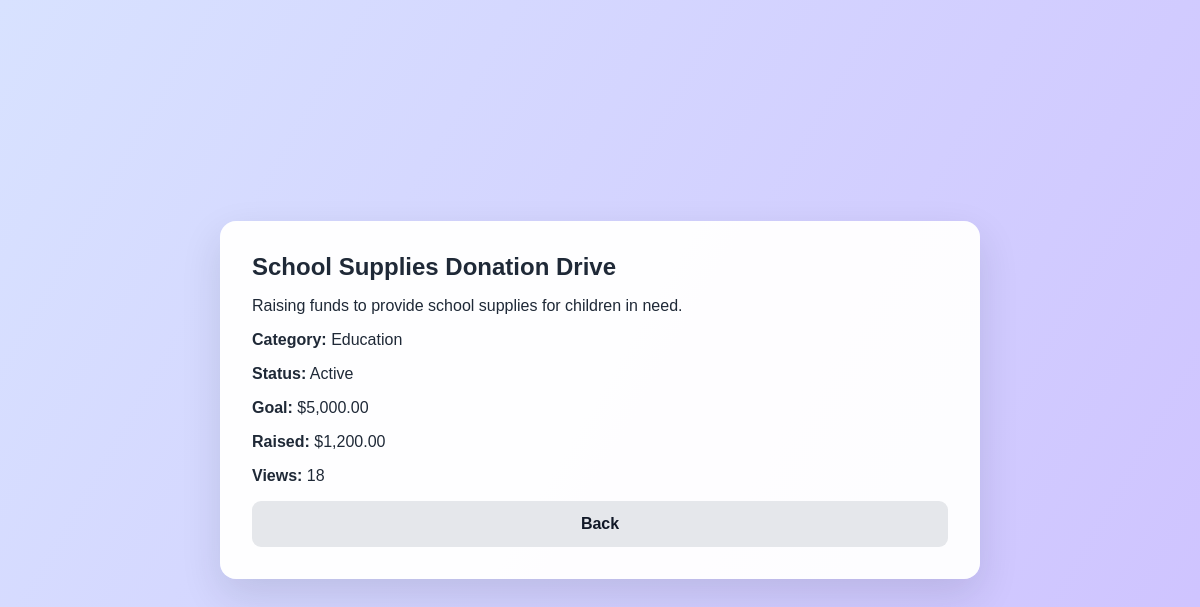
The page /index.php?page=view_fra_details&fraId=1 (signed in) on the database its author committed.
### tables this page shows
CREATE TABLE fundraising_activities (
    fra_id INT AUTO_INCREMENT PRIMARY KEY,
    fundraiser_id INT NOT NULL,
    title VARCHAR(150) NOT NULL,
    description TEXT NOT NULL,
    goal_amount DECIMAL(10,2) NOT NULL,
    current_amount DECIMAL(10,2) DEFAULT 0.00,
    category VARCHAR(100) NOT NULL,
    status ENUM('Active', 'Disabled', 'Completed') DEFAULT 'Active',
    start_date DATE,
    end_date DATE,
    view_count INT DEFAULT 0,
    shortlist_count INT DEFAULT 0,
    created_at DATETIME DEFAULT CURRENT_TIMESTAMP,
    FOREIGN KEY (fundraiser_id) REFERENCES managed_user_accounts(user_id)
);

### src/fra/entity/FundraisingActivity.php (called while the page is built, shortened)
<?php
require_once __DIR__ . '/../../shared/database/Database.php';
class FundraisingActivity
{
    private PDO $conn;
    public function __construct()
    {
        $database = new Database();
        $this->conn = $database->connect();
    }
    public function getFRA(int $fraId): ?array
    {
        $this->increaseViewCount($fraId);
        $sql = "SELECT
                    fra_id AS fraId,
                    fundraiser_id AS fundraiserId,
                    title,
                    description,
                    goal_amount AS goalAmount,
                    current_amount AS amountRaised,
                    category,
                    status,
                    start_date AS startDate,
                    end_date AS endDate,
                    view_count AS views,
                    shortlist_count AS shortlistCount
                FROM fundraising_activities
                WHERE fra_id = :fraId
                LIMIT 1";
        $stmt = $this->conn->prepare($sql);
        $stmt->bindParam(':fraId', $fraId, PDO::PARAM_INT);
        $stmt->execute();
        $fra = $stmt->fetch(PDO::FETCH_ASSOC);
        return $fra ?: null;
    }
    private function increaseViewCount(int $fraId): void
    {
        $sql = "UPDATE fundraising_activities
                SET view_count = view_count + 1
                WHERE fra_id = :fraId";
        $stmt = $this->conn->prepare($sql);
        $stmt->bindParam(':fraId', $fraId, PDO::PARAM_INT);
        $stmt->execute();
    }
}

### src/shared/database/Database.php (called while the page is built)
<?php
class Database
{
    private string $host = 'localhost';
    private string $database = 'echocare_db';
    private string $username = 'root';
    private string $password = '';
    private ?PDO $conn = null;
    public function connect(): PDO
    {
        if ($this->conn === null) {
            try {
                $this->conn = new PDO(
                    "mysql:host={$this->host};dbname={$this->database};charset=utf8mb4",
                    $this->username,
                    $this->password
                );
                $this->conn->setAttribute(PDO::ATTR_ERRMODE, PDO::ERRMODE_EXCEPTION);
                $this->conn->setAttribute(PDO::ATTR_DEFAULT_FETCH_MODE, PDO::FETCH_ASSOC);
            } catch (PDOException $e) {
                die('Database connection failed: ' . $e->getMessage());
            }
        }
        return $this->conn;
    }
}

### src/fra/controller/ViewFRADetailsController.php (called while the page is built)
<?php
require_once __DIR__ . '/../entity/FundraisingActivity.php';
class ViewFRADetailsController
{
    private FundraisingActivity $fundraisingActivity;
    public function __construct()
    {
        $this->fundraisingActivity = new FundraisingActivity();
    }
    public function getFRA(int $fraId): ?array
    {
        return $this->fundraisingActivity->getFRA($fraId);
    }
}

### src/fra/boundary/ViewFRADetailsUI.php (the view, shortened to what this page needs)
<?php
require_once __DIR__ . '/../controller/ViewFRADetailsController.php';
$controller = new ViewFRADetailsController();
$fraId = (int) ($_GET['fraId'] ?? 0);
$fra = $controller->getFRA($fraId);
$backPage = ($_SESSION['user']['role'] === 'fundraiser')
    ? '/index.php?page=search_my_fra'
    : '/index.php?page=search_all_fra';
?>
<!DOCTYPE html>
<html>
<head>
<link rel="stylesheet" href="/css/style.css">
</head>
<body>
<div class="page-center">
<section class="dashboard-card">
<h1><?= htmlspecialchars($fra['title']) ?></h1>
<p><?= htmlspecialchars($fra['description']) ?></p>
<p><strong>Category:</strong> <?= htmlspecialchars($fra['category']) ?></p>
<p><strong>Status:</strong> <?= htmlspecialchars($fra['status']) ?></p>
<p><strong>Goal:</strong> $<?= number_format((float)$fra['goalAmount'], 2) ?></p>
<p><strong>Raised:</strong> $<?= number_format((float)$fra['amountRaised'], 2) ?></p>
<p><strong>Views:</strong> <?= htmlspecialchars($fra['views']) ?></p>
<a href="<?= $backPage ?>" class="secondary-btn">
Back
</a>
</section>
</div>
</body>
</html>

### public/css/style.css (style rules this page uses)
* { box-sizing: border-box; }
body { margin: 0; font-family: Arial, Helvetica, sans-serif; background: #f7f8ff; color: #1f2937; }
body::before { content: ""; position: fixed; inset: 0; background: radial-gradient(circle at 20% 25%, rgba(220, 230, 255, 0.9), transparent 35%), radial-gradient(circle at 80% 35%, rgba(235, 240, 255, 0.9), transparent 38%), linear-gradient(135deg, #ffffff 0%, #eef3ff 45%, #ffffff 100%); z-index: -2; }
body::after { content: ""; position: fixed; inset: 0; background: linear-gradient(155deg, transparent 20%, rgba(205, 218, 250, 0.45) 38%, transparent 58%), linear-gradient(25deg, transparent 25%, rgba(230, 235, 255, 0.8) 48%, transparent 70%); z-index: -1; }
.page-center { min-height: 100vh; display: flex; align-items: center; justify-content: center; padding: 24px; }
h1 { margin: 0 0 8px; font-size: 24px; }
.dashboard-card { width: 760px; background: rgba(255,255,255,0.96); border-radius: 16px; padding: 32px; box-shadow: 0 16px 40px rgba(15, 23, 42, 0.12); }
.secondary-btn { display: block; width: 100%; text-align: center; padding: 14px; border-radius: 9px; background: #e5e7eb; color: #111827; text-decoration: none; font-weight: 700; margin-top: 12px; }
body { position: relative; overflow-x: hidden; background: #eef3ff; }
body::before { content: ""; position: fixed; inset: 0; z-index: 0; background: linear-gradient( 120deg, #d8e2ff, #cbb7ff, #f3e8ff, #dbeafe ); background-size: 400% 400%; animation: movingGradient 4s ease infinite; }
.page-center, .app-layout { position: relative; z-index: 1; }

### rows shown on the page
fundraising_activities: title "School Supplies Donation Drive", description "Raising funds to provide school supplies for children in need.", category "Education", status "Active", goal_amount "5,000.00", current_amount "1,200.00", view_count "18"
